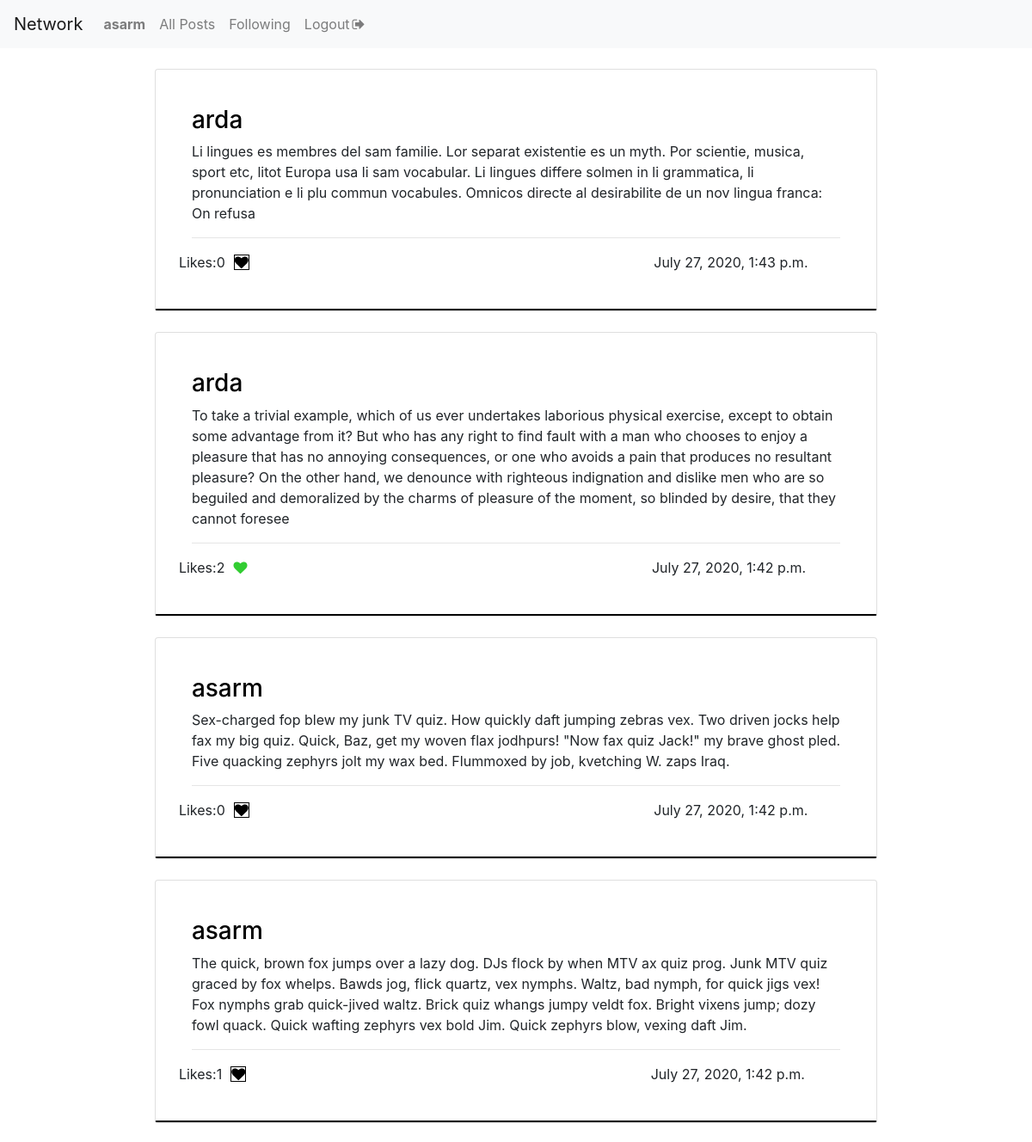
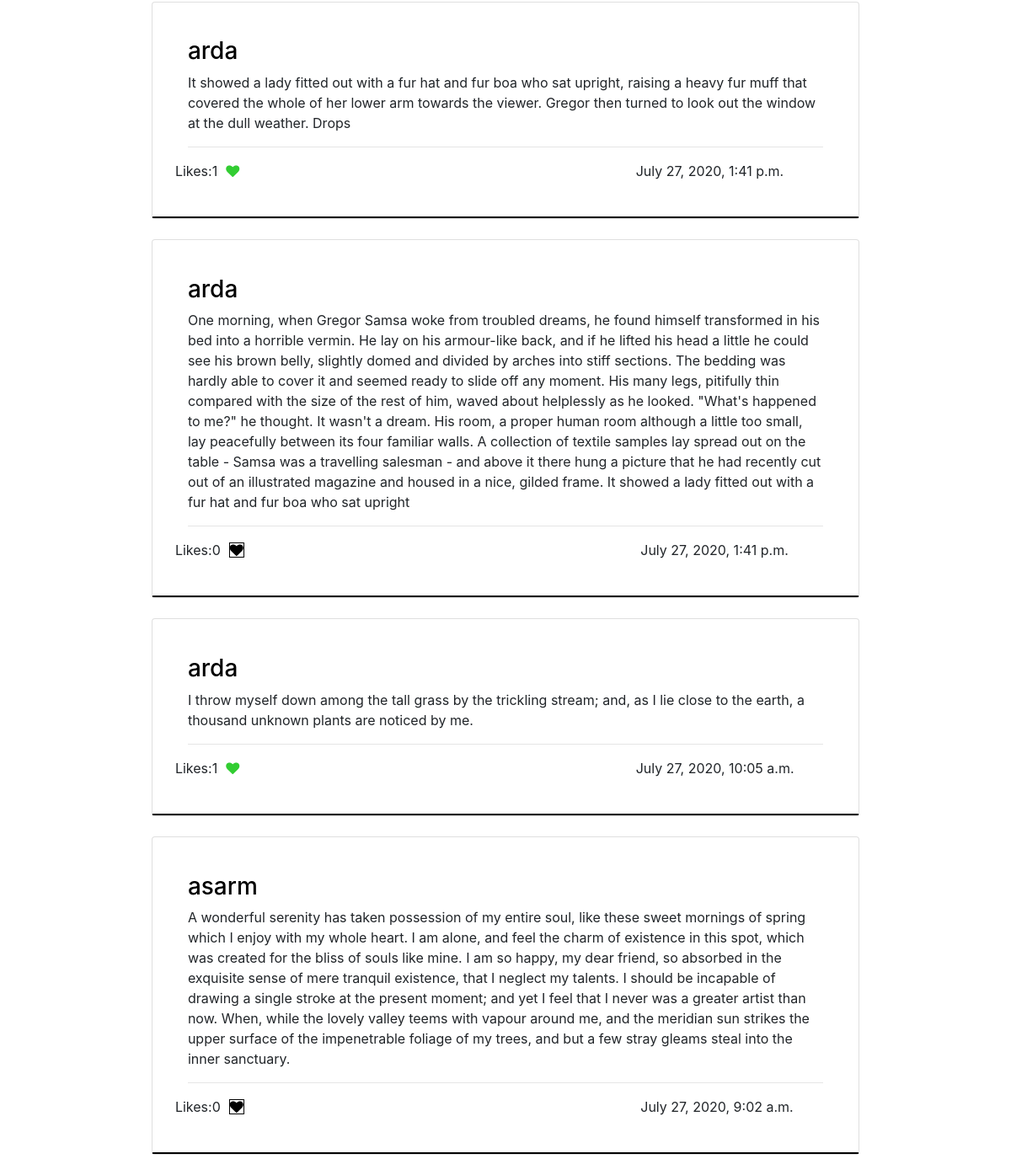
The page /followings (signed in) on the database its author committed (2 pictures, top to bottom).
### network/models.py (models this page shows, shortened)
class User(AbstractUser):
    pass

class Post(models.Model):
    user = models.ForeignKey('User',on_delete=models.CASCADE,related_name='author')
    date = models.DateTimeField(auto_now_add=True)
    liked = models.ManyToManyField('User',blank=True,related_name='post_likes')
    content = models.CharField(max_length=300)

### network/views.py (the view, shortened to what this page needs)
# urls.py: path("followings", views.following_view, name="followings"),
def following_view(request):
    username = request.user.username
    current_user = get_object_or_404(User, username=username)
    try:
        following_list= Profile.objects.filter(follower=current_user)
    except:
        return render(request,'network/empty_follow_list.html')
    else:
        posts = Post.objects.all().order_by('-date')
        listed_posts = []
        for post in posts:
            for follower in following_list:
                if post.user.username in follower.target_user.username:
                    listed_posts.append(post)
    return render(request,'network/following.html',{'posts':listed_posts})

### network/templates/network/following.html (shortened to what this page needs)
{% extends "network/layout.html" %}
{% block body %}
    {% for post in posts %}
 <div class="card" style="margin: 0 auto;margin-top: 2%;width: 70%;margin-bottom: 2%;">
  <div class="card-body" style="border-bottom: 2px solid black;padding: 5%">
      <h3><a style="color: black" href="{% url 'profile' post.user.username %}">{{ post.user.username }}</a></h3>
        {{post.content}}
      <hr>
  <div class="row">
        <div>Likes:<span id="liked{{post.id}}">{{post.liked.all.count}}</span></div>
                          {% if request.user in post.liked.all %}
                              <a class="likebutton" href="#" data-catid="{{ post.id }}" id="{{post.id}}" data-total="{{post.liked.all.count}}"  data-value="Unlike" value="submit"><i class="fa fa-heart" id="heart{{post.id}}" style="color:limegreen;margin-left: 10px"></i></a>
                          {% else %}
                              <a class="likebutton" href="#" data-catid="{{ post.id }}" id="{{post.id}}" data-total="{{post.liked.all.count}}"  data-value="Like" value="submit"><i class="fa fa-heart" id="heart{{post.id}}" style="color:black;border: 1px solid;margin-left: 10px"></i></a>
                          {% endif %}
        <div style="text-align: end;margin-left: 60%">{{ post.date }}</div>
  </div>
  </div>
</div>
    {% endfor %}
{% endblock %}

### network/templates/network/layout.html (shortened to what this page needs)
{% load static %}
<!DOCTYPE html>
<html lang="en">
    <head>
        <link rel="stylesheet" href="https://stackpath.bootstrapcdn.com/bootstrap/4.4.1/css/bootstrap.min.css">
        <link rel="stylesheet" href="https://cdnjs.cloudflare.com/ajax/libs/font-awesome/4.7.0/css/font-awesome.min.css">
        <link href="{% static 'network/styles.css' %}" rel="stylesheet">
    </head>
    <body>
        <nav class="navbar navbar-expand-lg navbar-light bg-light">
            <a class="navbar-brand" href="{% url 'index' %}">Network</a>
            <div>
              <ul class="navbar-nav mr-auto">
                {% if user.is_authenticated %}
                    <li class="nav-item">
                        <a class="nav-link" href="{% url 'profile' user.username %}"><strong>{{ user.username }}</strong></a>
                    </li>
                {% endif %}
                <li class="nav-item">
                  <a class="nav-link" href="{% url 'index' %}">All Posts</a>
                </li>
                {% if user.is_authenticated %}
                    <li class="nav-item">
                        <a class="nav-link" href="{% url 'followings' %}">Following</a>
                    </li>
                <li class="nav-item">
                     <a class="nav-link" title="Log Out" href="{% url 'logout' %}">Logout<i style="margin-left: 3px" class="fa fa-sign-out"></i></a>
                </li>
                {% endif %}
              </ul>
            </div>
          </nav>
        <div class="body">
            {% block body %}
            {% endblock %}
        </div>
    </body>
        </html>

### rows shown on the page
User: username "asarm"
Post: user.username "arda", content "Li lingues es membres del sam familie. Lor separat existentie es un myth. Por scientie, musica, sport etc, litot Europa usa li sam vocabular. Li lingues differe solmen in li grammatica, li pronunciation e li plu commun vocabules. Omnicos directe al desirabilite de un nov lingua franca: On refusa", liked.all.count "0", date "July 27, 2020, 1:43 p.m."
Post: user.username "arda", content "To take a trivial example, which of us ever undertakes laborious physical exercise, except to obtain some advantage from it? But who has any right to find fault with a man who chooses to enjoy a pleasure that has no annoying consequences, or one who avoids a pain that produces no resultant pleasure? On the other hand, we denounce with righteous indignation and dislike men who are so beguiled and demoralized by the charms of pleasure of the moment, so blinded by desire, that they cannot foresee", liked.all.count "2", date "July 27, 2020, 1:42 p.m."
Post: user.username "asarm", content "Sex-charged fop blew my junk TV quiz. How quickly daft jumping zebras vex. Two driven jocks help fax my big quiz. Quick, Baz, get my woven flax jodhpurs! \"Now fax quiz Jack!\" my brave ghost pled. Five quacking zephyrs jolt my wax bed. Flummoxed by job, kvetching W. zaps Iraq.", liked.all.count "0", date "July 27, 2020, 1:42 p.m."
Post: user.username "asarm", content "The quick, brown fox jumps over a lazy dog. DJs flock by when MTV ax quiz prog. Junk MTV quiz graced by fox whelps. Bawds jog, flick quartz, vex nymphs. Waltz, bad nymph, for quick jigs vex! Fox nymphs grab quick-jived waltz. Brick quiz whangs jumpy veldt fox. Bright vixens jump; dozy fowl quack. Quick wafting zephyrs vex bold Jim. Quick zephyrs blow, vexing daft Jim.", liked.all.count "1", date "July 27, 2020, 1:42 p.m."
Post: user.username "arda", content "It showed a lady fitted out with a fur hat and fur boa who sat upright, raising a heavy fur muff that covered the whole of her lower arm towards the viewer. Gregor then turned to look out the window at the dull weather. Drops", liked.all.count "1", date "July 27, 2020, 1:41 p.m."
Post: user.username "arda", content "One morning, when Gregor Samsa woke from troubled dreams, he found himself transformed in his bed into a horrible vermin. He lay on his armour-like back, and if he lifted his head a little he could see his brown belly, slightly domed and divided by arches into stiff sections. The bedding was hardly able to cover it and seemed ready to slide off any moment. His many legs, pitifully thin compared with the size of the rest of him, waved about helplessly as he looked. \"What's happened to me?\" he thought. It wasn't a dream. His room, a proper human room although a little too small, lay peacefully between its four familiar walls. A collection of textile samples lay spread out on the table - Samsa…", liked.all.count "0", date "July 27, 2020, 1:41 p.m."
Post: user.username "arda", content "I throw myself down among the tall grass by the trickling stream; and, as I lie close to the earth, a thousand unknown plants are noticed by me.", liked.all.count "1", date "July 27, 2020, 10:05 a.m."
Post: user.username "asarm", content "A wonderful serenity has taken possession of my entire soul, like these sweet mornings of spring which I enjoy with my whole heart. I am alone, and feel the charm of existence in this spot, which was created for the bliss of souls like mine. I am so happy, my dear friend, so absorbed in the exquisite sense of mere tranquil existence, that I neglect my talents. I should be incapable of drawing a single stroke at the present moment; and yet I feel that I never was a greater artist than now. When, while the lovely valley teems with vapour around me, and the meridian sun strikes the upper surface of the impenetrable foliage of my trees, and but a few stray gleams steal into the inner sanctuary.", liked.all.count "0", date "July 27, 2020, 9:02 a.m."
